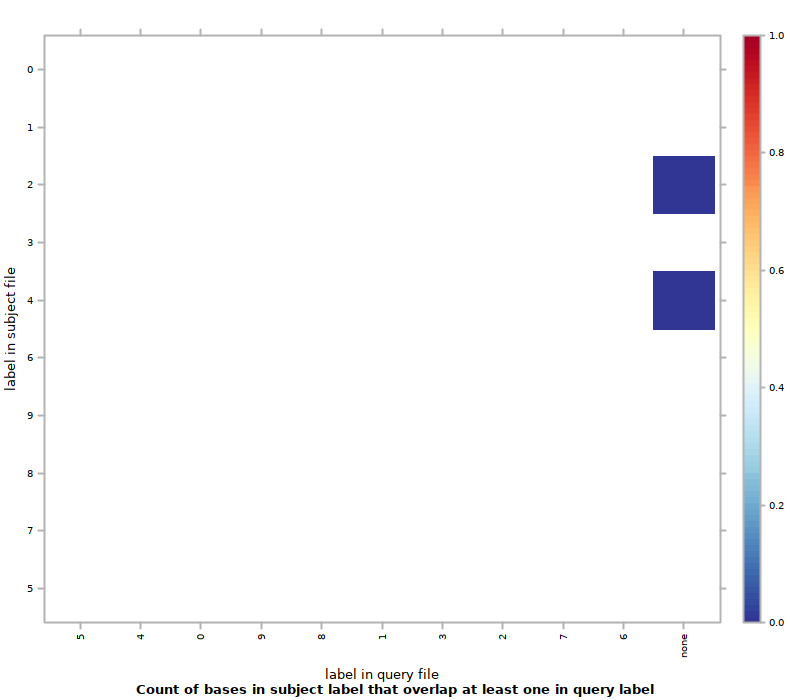

Write the R code that produced this figure.
#!/usr/bin/env Rscript
## transcript produced by Segtools 1.1.14

segtools.r.dirname <-
  system2("python",
          c("-c", "'import segtools; print segtools.get_r_dirname()'"),
          stdout = TRUE)

source(file.path(segtools.r.dirname, 'common.R'))
source(file.path(segtools.r.dirname, 'overlap.R'))
save.overlap.performance('./MCseq2bpexo2bp/overlap-ordered', 'overlap.performance', './MCseq2bpexo2bp/overlap-ordered/overlap.tab', row.normalize = 'FALSE', mnemonic_file = './MCseq2bpexo2bp/overlap-direct/mnemonics1_new.txt', clobber = FALSE, col_mnemonic_file = './MCseq2bpexo2bp/overlap-direct/mnemonics2_new.txt')
save.overlap.heatmap('./MCseq2bpexo2bp/overlap-ordered', 'overlap', './MCseq2bpexo2bp/overlap-ordered/overlap.tab', clobber = FALSE, col_mnemonic_file = './MCseq2bpexo2bp/overlap-direct/mnemonics2_new.txt', cluster = FALSE, max_contrast = FALSE, row.normalize = 'FALSE', mnemonic_file = './MCseq2bpexo2bp/overlap-direct/mnemonics1_new.txt')
